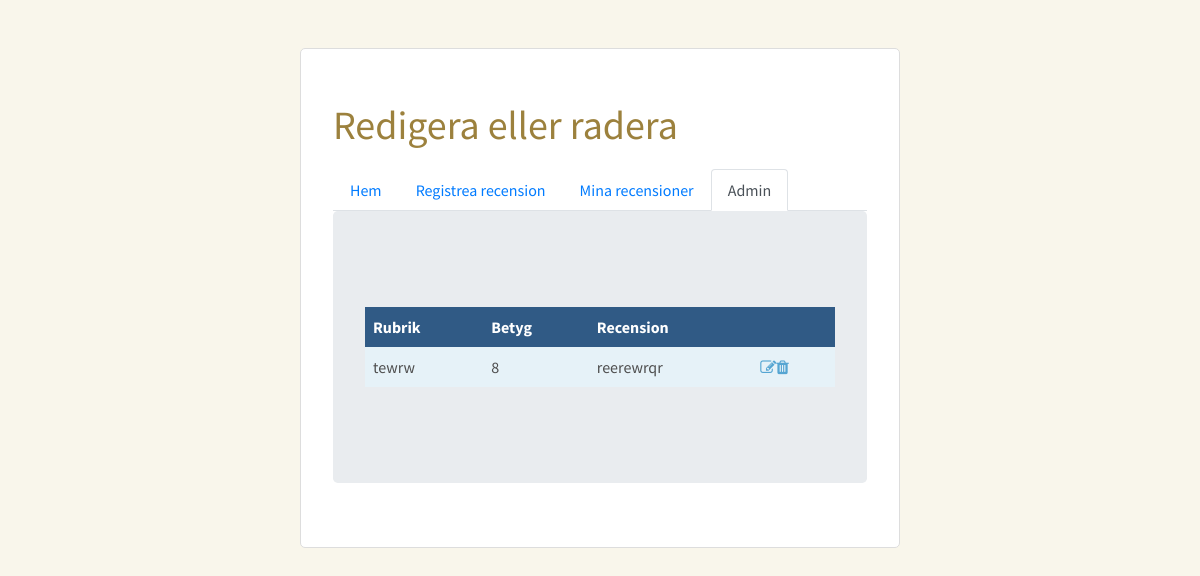
The page /projekt/admin.php on the database its author committed.
### tables this page shows
CREATE TABLE `filmer` (
  `id` int(11) NOT NULL,
  `betyg` int(2) NOT NULL,
  `recension` text NOT NULL,
  `namn` varchar(50) NOT NULL,
  `film-id` int(11) NOT NULL
);

### projekt/admin.php (the view, shortened to what this page needs)
<?php
include_once "./konfig-db.php";
?>
<!DOCTYPE html>
<html lang="sv">
<head>
    <link rel="stylesheet" href="https://stackpath.bootstrapcdn.com/bootstrap/4.3.1/css/bootstrap.min.css">
    <link rel="stylesheet" href="https://cdnjs.cloudflare.com/ajax/libs/font-awesome/4.7.0/css/font-awesome.min.css">
    <link rel="stylesheet" href="style.css">
</head>
<body>
    <div class="kontainer">
        <h1>Redigera eller radera</h1>
        <nav>
        <ul class="nav nav-tabs">
                <li class="nav-item"><a class="nav-link" href="./main.php">Hem</a></li>
                <li class="nav-item"><a class="nav-link" href="./registrea.php">Registrea recension</a></li>
                <li class="nav-item"><a class="nav-link" href="./lista.php">Mina recensioner</a></li>
                <li class="nav-item"><a class="nav-link active" href="./admin.php">Admin</a></li>
            </ul>
        </nav>
        <main>
            <div class="jumbotron">
                <?php
                $conn = new mysqli($host, $användare, $lösenord, $databas);
                $sql = "SELECT * FROM filmer";
                $result = $conn->query($sql);
                echo "<table>";
                echo "<tr><th>Rubrik</th><th>Betyg</th><th>Recension</th><th></th></tr>";
                while ($rad = $result->fetch_assoc()) {
                    echo "<tr>
                        <td>$rad[namn]</td><td>$rad[betyg]</td><td>$rad[recension]</td><td><a href=\"./redigera.php?id=$rad[id]\"><i class=\"fa fa-edit\"></i></a><a href=\"./radera.php?id=$rad[id]\"><i class=\"fa fa-trash\"></i></a></td>
                        </tr>";
                }
                echo "</table>";
                ?>
            </div>
        </main>
    </div>
</body>
</html>

### projekt/style.css (style rules this page uses)
html { box-sizing: border-box; }
*, *:before, *:after { box-sizing: inherit; }
body, h1, h2, h3, h4, h5, h6, p, ul { margin: 0; padding: 0; }
body { background: #F9F6EB; }
.kontainer { width: 600px; padding: 2em; margin: 3em auto; background: #fff; border-radius: 5px; font-family: 'Source Sans Pro', sans-serif; border: 1px solid #ddd; color: #4e4e4e; }
h1, h2, h3 { color: #9c813d; }
h1, h2, h3, p { margin: 0.5em 0; }
table { width: 100%; border-collapse: collapse; margin: 2em 0; }
th, td { padding: 0.5em; text-align: left; }
th { background: #305A85; color: #FFF; }
tr:nth-child(even) { background: #E6F2F8; }
tr:nth-child(odd) { background: #FFF; }
table .fa { color: #55a5d2; }

### rows shown on the page
filmer: namn "tewrw", betyg "8", recension "reerewrqr"
